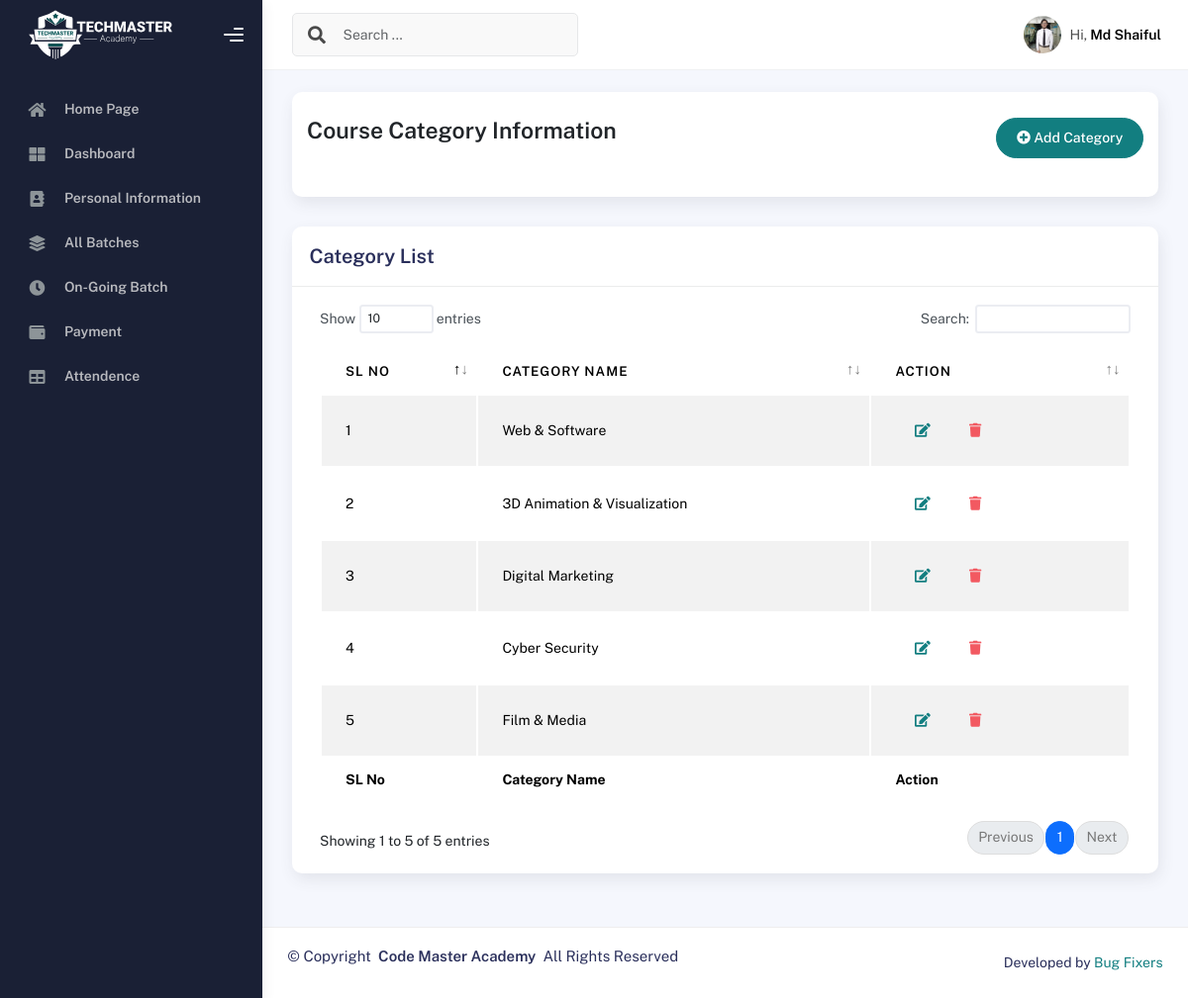
Screenshot of /categorylist/ (signed in) with the database file from the repository.
### IMSapp/models.py (models this page shows, shortened)
class IMSUserModel(AbstractUser):
    USERTYPE=[
        ('Authority','Authority'),
        ('Student','Student'),
        ('Teacher','Teacher'),
        ('Staff','Staff'),
    ]
    UserType=models.CharField(choices=USERTYPE,max_length=100, null=True)

class StudentModel(models.Model):
    Imsuser=models.OneToOneField(IMSUserModel,on_delete=models.CASCADE,related_name='studentinfo',null=True)
    StudentID=models.CharField(max_length=100,null=True)
    StudentName=models.CharField(max_length=100,null=True)
    StudentPhoto=models.ImageField(upload_to='studentPhoto',null=True)
    AdmissionDate=models.DateField(auto_now_add=True,null=True)
    EducationalQualification=models.CharField(max_length=100,null=True)
    LinkedInLink =models.CharField(max_length=150,null=True)
    GithubLink =models.CharField(max_length=150,null=True)
    FacebookLink =models.CharField(max_length=150,null=True)

class CourseCategoryModel(models.Model):
    CategoryName = models.CharField(max_length=100,null=True)

### IMSapp/courseviews.py (the view)
# urls.py: path('categorylist/',categorylist,name="categorylist"),
@login_required
def categorylist(request):
    categorydata = CourseCategoryModel.objects.all()
    return render(request,'courses/categorylist.html',{'categorydata':categorydata})

### IMSapp/templates/courses/categorylist.html
{% extends "profilemaster/master.html" %}
{% block content %}
<div class="col-sm-12 col-md-12">
    <div class="card card-stats card-round">
        <div class="card-body">
            <div class="d-flex align-items-left align-items-md-center flex-column flex-md-row pt-2 pb-4">
                <div>
                    <h3 class="fw-bold mb-3">Course Category Information</h3>
                </div>
                <div class="ms-md-auto py-2 py-md-0">
                    <a href="{% url 'addcategory' %}" class="btn btn-primary btn-round"><i class="fas fa-plus-circle"></i> Add Category</a>
                </div>
            </div>
        </div>
    </div>
</div>
<div class="col-md-12">
    <div class="card">
      <div class="card-header">
        <h4 class="card-title">Category List</h4>
      </div>
      <div class="card-body">
        <div class="table-responsive">
          <table id="basic-datatables" class="display table table-striped table-hover">
            <thead>
              <tr>
                <th>SL No</th>
                <th>Category Name</th>
                <th>Action</th>
              </tr>
            </thead>
            <tfoot>
              <tr>
                <th>SL No</th>
                <th>Category Name</th>
                <th>Action</th>
              </tr>
            </tfoot>
            <tbody>
              {% for i in categorydata %}
                <tr>
                  <td>{{forloop.counter}}</td>
                  <td>{{i.CategoryName}}</td>
                  <td>
                    <div class="form-button-action">
                      <a href="{% url 'editcategory' i.id %}" class="btn btn-link btn-primary btn-md">
                        <i class="fa fa-edit"></i>
                      </a>
                      <a href="{% url 'deletecategory' i.id %}" class="btn btn-link btn-danger btn-md">
                        <i class="fa fa-trash"></i>
                      </a>
                    </div>
                  </td>
                </tr>
              {% endfor %}
            </tbody>
          </table>
        </div>
      </div>
    </div>
  </div>
{% endblock content %}

### IMSapp/templates/profilemaster/header.html (shortened to what this page needs)
{% load static %}
<div class="main-header">
  <nav class="navbar navbar-header navbar-header-transparent navbar-expand-lg border-bottom">
    <div class="container-fluid">
      <nav class="navbar navbar-header-left navbar-expand-lg navbar-form nav-search p-0 d-none d-lg-flex">
        <div class="input-group">
          <div class="input-group-prepend">
            <button type="submit" class="btn btn-search pe-1">
              <i class="fa fa-search search-icon"></i>
            </button>
          </div>
          <input type="text" placeholder="Search ..." class="form-control" />
        </div>
      </nav>
      <ul class="navbar-nav topbar-nav ms-md-auto align-items-center">
        <li class="nav-item topbar-user dropdown hidden-caret">
          <a class="dropdown-toggle profile-pic" data-bs-toggle="dropdown" href="#" aria-expanded="false">
            {% if user.UserType == 'Authority' %}
            <div class="avatar-sm">
              <img src="{% static 'profileassets/img/kaiadmin/authoritylogo.png' %}" alt="..." class="avatar-img rounded-circle" />
            </div>
            <span class="profile-username">
              <span class="fw-bold">Code Master</span>
            </span>
            {% elif user.UserType == 'Student' %}
            <div class="avatar-sm">
              <img src="{{user.studentinfo.StudentPhoto.url}}" alt="..." class="avatar-img rounded-circle" />
            </div>
            <span class="profile-username">
              <span class="op-7">Hi,</span>
              <span class="fw-bold">{{user.studentinfo.StudentName}}</span>
            </span>
            {% endif %}
          </a>
        </li>
      </ul>
    </div>
  </nav>
</div>

### rows the page displays
IMSUserModel: studentinfo.StudentPhoto (picture), studentinfo.StudentName "Md Shaiful"
CourseCategoryModel: CategoryName "Web & Software"
CourseCategoryModel: CategoryName "3D Animation & Visualization"
CourseCategoryModel: CategoryName "Digital Marketing"
CourseCategoryModel: CategoryName "Cyber Security"
CourseCategoryModel: CategoryName "Film & Media"
